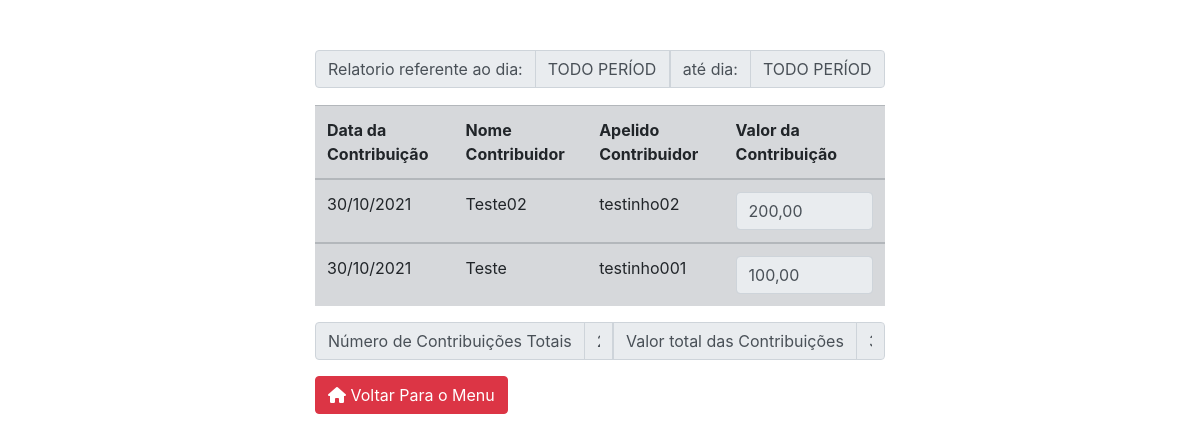
The page /telas_usuario/relatorio.php on the database its author committed.
### tables this page shows
CREATE TABLE IF NOT EXISTS `contribuicoes` (
  `id_contribuicao` int(11) NOT NULL AUTO_INCREMENT,
  `id_contribuidor` int(20) NOT NULL,
  `nome_contribuidor` varchar(200) NOT NULL,
  `apelido_contribuidor` varchar(100) NOT NULL,
  `valor_contribuicao` varchar(100) NOT NULL,
  `data_contribuicao` varchar(100) NOT NULL,
  PRIMARY KEY (`id_contribuicao`)
);

### telas_usuario/relatorio.php (the view, shortened to what this page needs)
<!DOCTYPE html>
<html lang="pt-BR">
    <head>
        <link rel="stylesheet" type = "text/css" href="../css/relatorio.css">
        <link rel="stylesheet" href="../node_modules/bootstrap/bootstrap.min.css">
    </head>
    <body>
        <header>
            <div id="data_relatorio" class = "col-12 col-sm-12 col-md-12 col-lg-12 col-xl-6 offset-xl-3">
                <?php
                    require '../conexao/conexao_bd.php';
                    $data_inicio = $_POST['data_inicio'];
                    $data_fim = $_POST['data_fim'];
                    $buscar_contribuidor = $_POST['buscar_contribuidor'];
                    if(date("d/m/Y",strtotime($_POST['data_inicio'])) != "31/12/1969"){
                ?>
                <div class="input-group mb-3">
                    <div class="input-group-prepend">
                        <span class="input-group-text">Relatorio referente ao dia:</span>
                    </div>
                    <input type="text" class="form-control" id = "data_inicio_relatorio"  value = "<?php echo date("d/m/Y",strtotime($_POST['data_inicio']))?>" readonly>
                    <div class="input-group-prepend">
                        <span class="input-group-text">até dia:</span>
                    </div>
                    <input type="text" class="form-control" id = "data_fim_relatorio" value = "<?php echo date("d/m/Y",strtotime($_POST['data_fim']))?>" readonly>
                </div>
                <?php
                    }else{
                ?>
                <div class="input-group mb-3">
                    <div class="input-group-prepend">
                        <span class="input-group-text">Relatorio referente ao dia:</span>
                    </div>
                    <input type="text" class="form-control" id = "data_inicio_relatorio"  value = "TODO PERÍODO" readonly>
                    <div class="input-group-prepend">
                        <span class="input-group-text">até dia:</span>
                    </div>
                    <input type="text" class="form-control" id = "data_fim_relatorio" value = "TODO PERÍODO" readonly>
                </div>
                <?php
                    }
                ?>
            </div>
        </header>
        <div id="relatorio" class = "col-12 col-sm-12 col-md-12 col-lg-12 col-xl-6 offset-xl-3">
            <table class="table table-secondary">
            <thead>
                <tr>
                    <th>Data da Contribuição</th>
                    <th>Nome Contribuidor</th>
                    <th>Apelido Contribuidor</th>
                    <th>Valor da Contribuição</th>
                </tr>
                </thead>
                <?php
                    if($buscar_contribuidor && $data_inicio && $data_fim){
                        $comando_buscar_contribuidor = "SELECT * FROM contribuicoes WHERE nome_contribuidor LIKE '%$buscar_contribuidor%' OR apelido_contribuidor LIKE '%$buscar_contribuidor%'
                        AND data_contribuicao BETWEEN '$data_inicio' AND '$data_fim' ORDER BY data_contribuicao DESC";
                    }else if($data_inicio && $data_fim){
                        $comando_buscar_contribuidor = "SELECT * FROM contribuicoes WHERE data_contribuicao BETWEEN '$data_inicio' AND '$data_fim' ORDER BY data_contribuicao DESC";
                    }else if($buscar_contribuidor){
                        $comando_buscar_contribuidor = "SELECT * FROM contribuicoes WHERE nome_contribuidor
                        LIKE '%$buscar_contribuidor%' OR apelido_contribuidor LIKE '%$buscar_contribuidor%' ORDER BY STR_TO_DATE(data_contribuicao, '%d/%m/%Y') DESC";
                    }else{
                        $comando_buscar_contribuidor = "SELECT * FROM contribuicoes ORDER BY id_contribuicao DESC";
                    }
                    $inquerir_contribuicao = mysqli_query($conexao, $comando_buscar_contribuidor);
                    while($dados_contribuicao = mysqli_fetch_array($inquerir_contribuicao)){
                        $valor_formatado = number_format($dados_contribuicao['valor_contribuicao'], 2, ',', '.');
                        $valores_contribuicoes[] = $dados_contribuicao['valor_contribuicao'];
                ?>
                <tbody>
                    <tr>
                        <td><?php echo date("d/m/Y",strtotime($dados_contribuicao['data_contribuicao']))?></td>
                        <td><?php echo $dados_contribuicao['nome_contribuidor']?></td>
                        <td><?php echo $dados_contribuicao['apelido_contribuidor']?></td>
                        <td><input type="text" class="form-control" value = "<?php echo $valor_formatado?>" id="valor_contribuicao" readonly></td>
                    </tr>
                </tbody>
                <?php
                    }
                ?>
            </table>
        </div>
        <?php
            if(isset($valores_contribuicoes)){
                $soma_valores = array_sum($valores_contribuicoes);
                $soma_formatada = number_format($soma_valores, 2, ',', '.');
                $numero_contribuicoes = mysqli_num_rows($inquerir_contribuicao);
            }
        ?>
        <div class = "col-12 col-sm-12 col-md-12 col-lg-12 col-xl-6 offset-xl-3">
            <div class="input-group mb-3">
                <div class="input-group-prepend">
                    <span class="input-group-text">Número de Contribuições Totais</span>
                </div>
                <input type="text" id = "numero_contribuicoes" class="form-control" value = "<?php echo $numero_contribuicoes?>" readonly>
                <div class="input-group-prepend">
                    <span class="input-group-text">Valor total das Contribuições</span>
                </div>
                <input type="text" id = "soma_contribuicoes" class="form-control" value = "<?php echo $soma_formatada?>" readonly>
            </div>
        </div>
        <div class = "col-12 col-sm-12 col-md-12 col-lg-12 col-xl-6 offset-xl-3" id = "voltar">
            <a href="../index.php" class="btn btn-danger"><i class="fas fa-home fa-1x"></i> Voltar Para o Menu</a>
        </div>
    </body>
</html>

### css/relatorio.css (style rules this page uses)
#data_relatorio { padding-top: 50px; }
#relatorio { padding-top: 1px; }
#voltar { padding-bottom: 30px; }
#data_inicio_relatorio { pointer-events: none; }
#data_fim_relatorio { pointer-events: none; }
#valor_contribuicao { pointer-events: none; }
#numero_contribuicoes { pointer-events: none; }
#soma_contribuicoes { pointer-events: none; }

### rows shown on the page
contribuicoes: data_contribuicao "30/10/2021", nome_contribuidor "Teste02", apelido_contribuidor "testinho02", valor_contribuicao "200,00"
contribuicoes: data_contribuicao "30/10/2021", nome_contribuidor "Teste", apelido_contribuidor "testinho001", valor_contribuicao "100,00"
